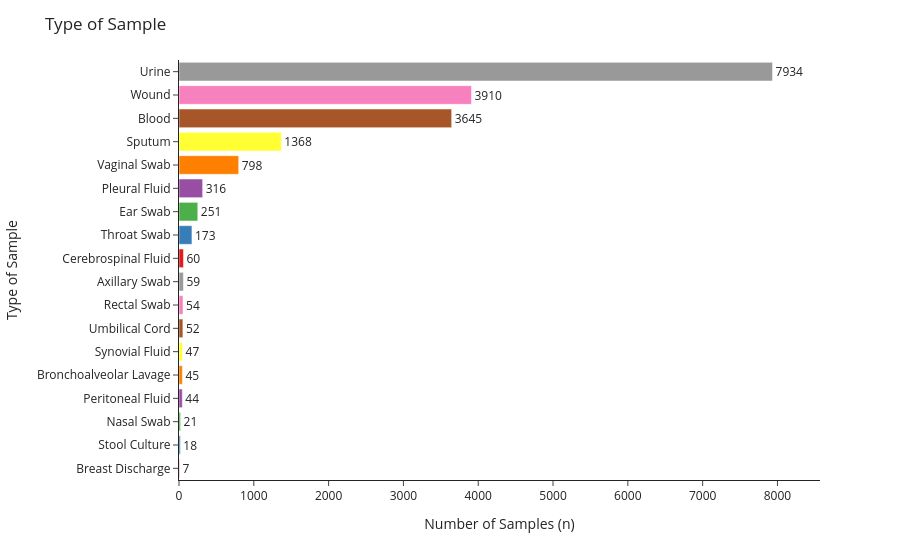

The notebook cell this image was saved under:
### Markdown cell above
## Type of Sample

### Code cell
# Prepare data
plot_df = count_entries("Type of Sample", nonorm=True)

# Plotly Express bar plot
fig = px.bar(
    plot_df, x='Count', y='Type of Sample', orientation='h',
    text='Count', color='Type of Sample',
    color_discrete_sequence=px.colors.qualitative.Set1
)

# Layout tweaks
fig.update_layout(
    title='Type of Sample', template="simple_white",
    xaxis=dict(
        title="Number of Samples (n)",
        range=[0, plot_df['Count'].max() * 1.08]),
    yaxis=dict(
        categoryorder='array',
        categoryarray=plot_df['Type of Sample'].tolist()
    ),
    showlegend=False,
    height=800
)

# Show count outside bars
fig.update_traces(textposition='outside')
fig.show()

### Figure 1 — Plotly figure (JSON) as saved in the notebook; plotly's stock layout.template omitted (floating-point values rounded to 4 significant figures)
{"data": [{"alignmentgroup": "True", "hovertemplate": "Type of Sample=%{y}<br>Count=%{text}<extra></extra>", "legendgroup": "Breast Discharge", "marker": {"color": "rgb(228,26,28)", "pattern": {"shape": ""}}, "name": "Breast Discharge", "offsetgroup": "Breast Discharge", "orientation": "h", "showlegend": true, "text": [7], "textposition": "outside", "type": "bar", "x": [7], "xaxis": "x", "y": ["Breast Discharge"], "yaxis": "y"}, {"alignmentgroup": "True", "hovertemplate": "Type of Sample=%{y}<br>Count=%{text}<extra></extra>", "legendgroup": "Stool Culture", "marker": {"color": "rgb(55,126,184)", "pattern": {"shape": ""}}, "name": "Stool Culture", "offsetgroup": "Stool Culture", "orientation": "h", "showlegend": true, "text": [18], "textposition": "outside", "type": "bar", "x": [18], "xaxis": "x", "y": ["Stool Culture"], "yaxis": "y"}, {"alignmentgroup": "True", "hovertemplate": "Type of Sample=%{y}<br>Count=%{text}<extra></extra>", "legendgroup": "Nasal Swab", "marker": {"color": "rgb(77,175,74)", "pattern": {"shape": ""}}, "name": "Nasal Swab", "offsetgroup": "Nasal Swab", "orientation": "h", "showlegend": true, "text": [21], "textposition": "outside", "type": "bar", "x": [21], "xaxis": "x", "y": ["Nasal Swab"], "yaxis": "y"}, {"alignmentgroup": "True", "hovertemplate": "Type of Sample=%{y}<br>Count=%{text}<extra></extra>", "legendgroup": "Peritoneal Fluid", "marker": {"color": "rgb(152,78,163)", "pattern": {"shape": ""}}, "name": "Peritoneal Fluid", "offsetgroup": "Peritoneal Fluid", "orientation": "h", "showlegend": true, "text": [44], "textposition": "outside", "type": "bar", "x": [44], "xaxis": "x", "y": ["Peritoneal Fluid"], "yaxis": "y"}, {"alignmentgroup": "True", "hovertemplate": "Type of Sample=%{y}<br>Count=%{text}<extra></extra>", "legendgroup": "Bronchoalveolar Lavage", "marker": {"color": "rgb(255,127,0)", "pattern": {"shape": ""}}, "name": "Bronchoalveolar Lavage", "offsetgroup": "Bronchoalveolar Lavage", "orientation": "h", "showlegend": true, "text": [45], "textposition": "outside", "type": "bar", "x": [45], "xaxis": "x", "y": ["Bronchoalveolar Lavage"], "yaxis": "y"}, {"alignmentgroup": "True", "hovertemplate": "Type of Sample=%{y}<br>Count=%{text}<extra></extra>", "legendgroup": "Synovial Fluid", "marker": {"color": "rgb(255,255,51)", "pattern": {"shape": ""}}, "name": "Synovial Fluid", "offsetgroup": "Synovial Fluid", "orientation": "h", "showlegend": true, "text": [47], "textposition": "outside", "type": "bar", "x": [47], "xaxis": "x", "y": ["Synovial Fluid"], "yaxis": "y"}, {"alignmentgroup": "True", "hovertemplate": "Type of Sample=%{y}<br>Count=%{text}<extra></extra>", "legendgroup": "Umbilical Cord", "marker": {"color": "rgb(166,86,40)", "pattern": {"shape": ""}}, "name": "Umbilical Cord", "offsetgroup": "Umbilical Cord", "orientation": "h", "showlegend": true, "text": [52], "textposition": "outside", "type": "bar", "x": [52], "xaxis": "x", "y": ["Umbilical Cord"], "yaxis": "y"}, {"alignmentgroup": "True", "hovertemplate": "Type of Sample=%{y}<br>Count=%{text}<extra></extra>", "legendgroup": "Rectal Swab", "marker": {"color": "rgb(247,129,191)", "pattern": {"shape": ""}}, "name": "Rectal Swab", "offsetgroup": "Rectal Swab", "orientation": "h", "showlegend": true, "text": [54], "textposition": "outside", "type": "bar", "x": [54], "xaxis": "x", "y": ["Rectal Swab"], "yaxis": "y"}, {"alignmentgroup": "True", "hovertemplate": "Type of Sample=%{y}<br>Count=%{text}<extra></extra>", "legendgroup": "Axillary Swab", "marker": {"color": "rgb(153,153,153)", "pattern": {"shape": ""}}, "name": "Axillary Swab", "offsetgroup": "Axillary Swab", "orientation": "h", "showlegend": true, "text": [59], "textposition": "outside", "type": "bar", "x": [59], "xaxis": "x", "y": ["Axillary Swab"], "yaxis": "y"}, {"alignmentgroup": "True", "hovertemplate": "Type of Sample=%{y}<br>Count=%{text}<extra></extra>", "legendgroup": "Cerebrospinal Fluid", "marker": {"color": "rgb(228,26,28)", "pattern": {"shape": ""}}, "name": "Cerebrospinal Fluid", "offsetgroup": "Cerebrospinal Fluid", "orientation": "h", "showlegend": true, "text": [60], "textposition": "outside", "type": "bar", "x": [60], "xaxis": "x", "y": ["Cerebrospinal Fluid"], "yaxis": "y"}, {"alignmentgroup": "True", "hovertemplate": "Type of Sample=%{y}<br>Count=%{text}<extra></extra>", "legendgroup": "Throat Swab", "marker": {"color": "rgb(55,126,184)", "pattern": {"shape": ""}}, "name": "Throat Swab", "offsetgroup": "Throat Swab", "orientation": "h", "showlegend": true, "text": [173], "textposition": "outside", "type": "bar", "x": [173], "xaxis": "x", "y": ["Throat Swab"], "yaxis": "y"}, {"alignmentgroup": "True", "hovertemplate": "Type of Sample=%{y}<br>Count=%{text}<extra></extra>", "legendgroup": "Ear Swab", "marker": {"color": "rgb(77,175,74)", "pattern": {"shape": ""}}, "name": "Ear Swab", "offsetgroup": "Ear Swab", "orientation": "h", "showlegend": true, "text": [251], "textposition": "outside", "type": "bar", "x": [251], "xaxis": "x", "y": ["Ear Swab"], "yaxis": "y"}, {"alignmentgroup": "True", "hovertemplate": "Type of Sample=%{y}<br>Count=%{text}<extra></extra>", "legendgroup": "Pleural Fluid", "marker": {"color": "rgb(152,78,163)", "pattern": {"shape": ""}}, "name": "Pleural Fluid", "offsetgroup": "Pleural Fluid", "orientation": "h", "showlegend": true, "text": [316], "textposition": "outside", "type": "bar", "x": [316], "xaxis": "x", "y": ["Pleural Fluid"], "yaxis": "y"}, {"alignmentgroup": "True", "hovertemplate": "Type of Sample=%{y}<br>Count=%{text}<extra></extra>", "legendgroup": "Vaginal Swab", "marker": {"color": "rgb(255,127,0)", "pattern": {"shape": ""}}, "name": "Vaginal Swab", "offsetgroup": "Vaginal Swab", "orientation": "h", "showlegend": true, "text": [798], "textposition": "outside", "type": "bar", "x": [798], "xaxis": "x", "y": ["Vaginal Swab"], "yaxis": "y"}, {"alignmentgroup": "True", "hovertemplate": "Type of Sample=%{y}<br>Count=%{text}<extra></extra>", "legendgroup": "Sputum", "marker": {"color": "rgb(255,255,51)", "pattern": {"shape": ""}}, "name": "Sputum", "offsetgroup": "Sputum", "orientation": "h", "showlegend": true, "text": [1368], "textposition": "outside", "type": "bar", "x": [1368], "xaxis": "x", "y": ["Sputum"], "yaxis": "y"}, {"alignmentgroup": "True", "hovertemplate": "Type of Sample=%{y}<br>Count=%{text}<extra></extra>", "legendgroup": "Blood", "marker": {"color": "rgb(166,86,40)", "pattern": {"shape": ""}}, "name": "Blood", "offsetgroup": "Blood", "orientation": "h", "showlegend": true, "text": [3645], "textposition": "outside", "type": "bar", "x": [3645], "xaxis": "x", "y": ["Blood"], "yaxis": "y"}, {"alignmentgroup": "True", "hovertemplate": "Type of Sample=%{y}<br>Count=%{text}<extra></extra>", "legendgroup": "Wound", "marker": {"color": "rgb(247,129,191)", "pattern": {"shape": ""}}, "name": "Wound", "offsetgroup": "Wound", "orientation": "h", "showlegend": true, "text": [3910], "textposition": "outside", "type": "bar", "x": [3910], "xaxis": "x", "y": ["Wound"], "yaxis": "y"}, {"alignmentgroup": "True", "hovertemplate": "Type of Sample=%{y}<br>Count=%{text}<extra></extra>", "legendgroup": "Urine", "marker": {"color": "rgb(153,153,153)", "pattern": {"shape": ""}}, "name": "Urine", "offsetgroup": "Urine", "orientation": "h", "showlegend": true, "text": [7934], "textposition": "outside", "type": "bar", "x": [7934], "xaxis": "x", "y": ["Urine"], "yaxis": "y"}], "layout": {"autosize": true, "barmode": "relative", "legend": {"title": {"text": "Type of Sample"}, "tracegroupgap": 0}, "margin": {"t": 60}, "showlegend": false, "title": {"text": "Type of Sample"}, "xaxis": {"anchor": "y", "domain": [0, 1], "range": [0, 8569.0], "title": {"text": "Number of Samples (n)"}, "type": "linear"}, "yaxis": {"anchor": "x", "autorange": true, "categoryarray": ["Breast Discharge", "Stool Culture", "Nasal Swab", "Peritoneal Fluid", "Bronchoalveolar Lavage", "Synovial Fluid", "Umbilical Cord", "Rectal Swab", "Axillary Swab", "Cerebrospinal Fluid", "Throat Swab", "Ear Swab", "Pleural Fluid", "Vaginal Swab", "Sputum", "Blood", "Wound", "Urine"], "categoryorder": "array", "domain": [0, 1], "range": [-0.5, 17.5], "title": {"text": "Type of Sample"}, "type": "category"}}}
